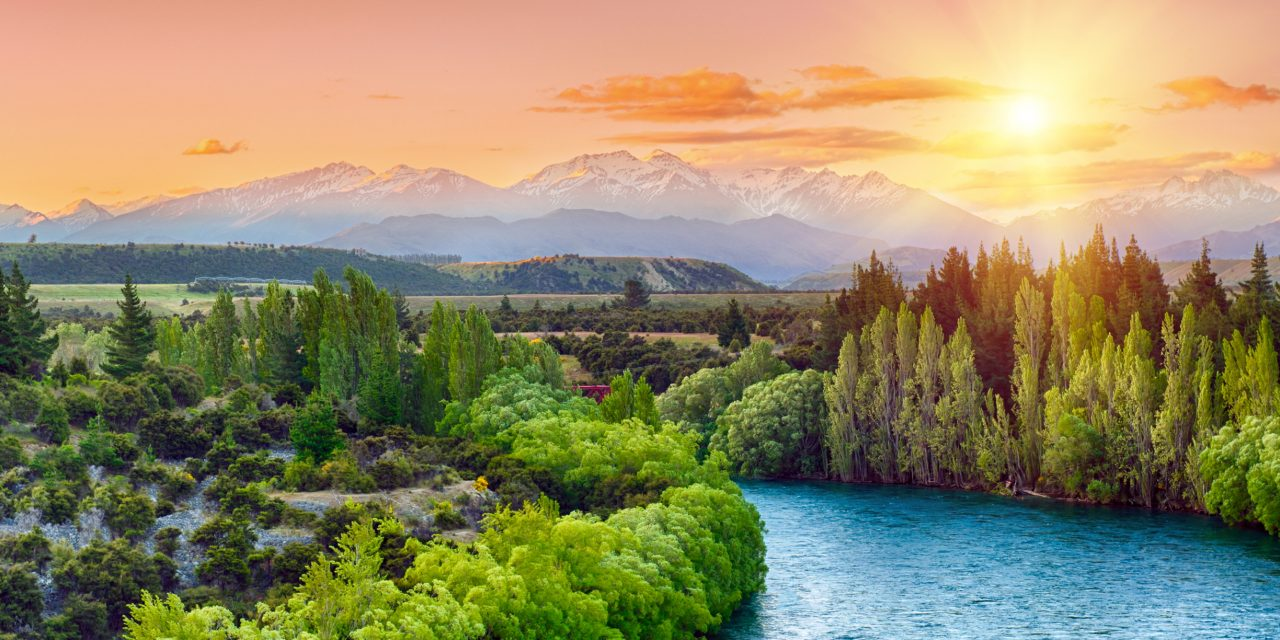
#> input picture bilder/nature.png, 1280 x 640 px, found by its file name
$ jupyter execute widgets_eksempel.ipynb
#> lines starting #> are read from the running program, lines starting #| are printed output that depends on the picture; after the words box and inside, x2 and y2 are one past the last pixel; in counts of white or black regions, pixels touching at a corner belong together
# Widgets: glidebrytere og knapper

Widgets vises under cellen, og når du endrer dem, kjører Python på nytt. Navnene er de samme som i **ipywidgets**, så koden virker også i Google Colab og Jupyter.

Kjør cellene med **Shift+Enter**, og dra i glidebryterne.

[cell 1]
import cv2
import ipywidgets as widgets
from ipywidgets import interact

img = cv2.imread("nature.png")   # fra mappen bilder/
#> img is the input picture: shape (640, 1280, 3); mean B, G, R 102.4, 137.1, 145.6
gray = cv2.cvtColor(img, cv2.COLOR_BGR2GRAY)
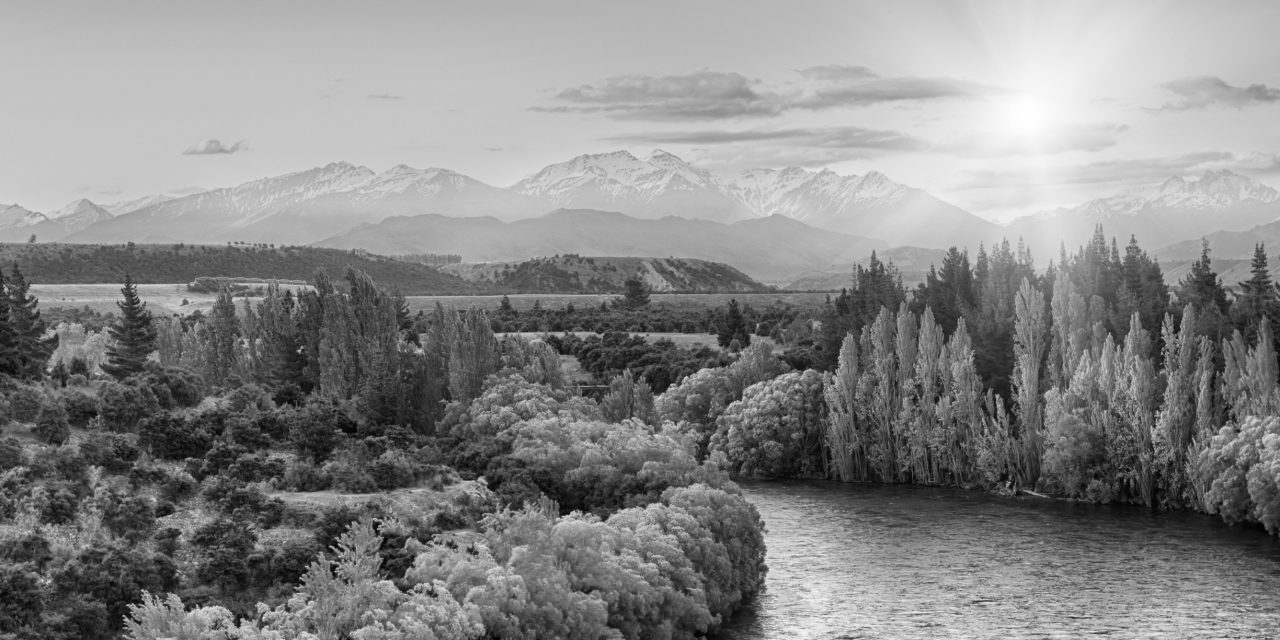
#> gray: shape (640, 1280); min 0, max 255, mean 135.7
#> the sliders are set to thresh = 127, inverter = False, metode = THRESH_BINARY

## interact

`@interact` lager en widget for hvert argument: `(0, 255)` blir en glidebryter, `True`/`False` en avkrysningsboks og en liste en nedtrekksliste. Funksjonen kjører hver gang du endrer noe.

[cell 2]
@interact(thresh=(0, 255), inverter=False, metode=["THRESH_BINARY", "THRESH_TRUNC", "THRESH_TOZERO"])
def terskel(thresh=127, inverter=False, metode="THRESH_BINARY"):
#> called with thresh = 127, inverter = False, metode = 'THRESH_BINARY'
    typ = getattr(cv2, metode)
    if inverter and metode == "THRESH_BINARY":
        typ = cv2.THRESH_BINARY_INV
    _, ut = cv2.threshold(gray, thresh, 255, typ)
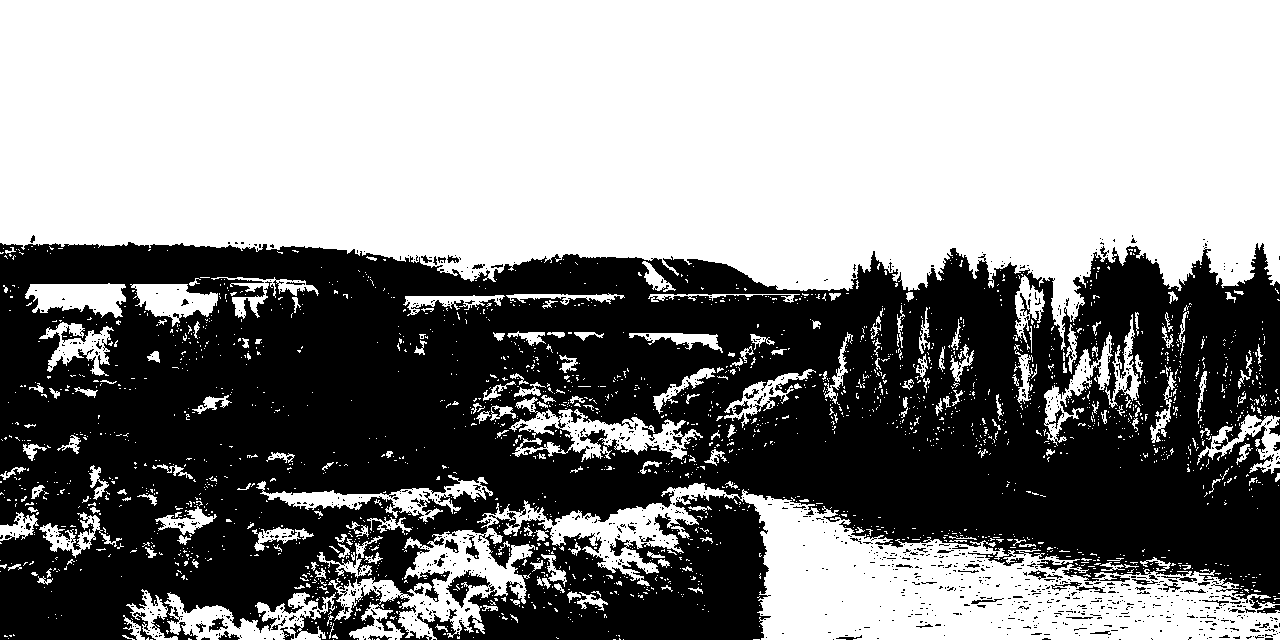
#> ut: shape (640, 1280); 54.4% white; 1159 black regions (1091 under 20 px), largest, box (x1, y1, x2, y2) and area: (0, 242, 1280, 640) 366841, (466, 534, 479, 559) 131, (209, 618, 228, 632) 122
    cv2.imshow("resultat", ut)

## Trackbar som i OpenCV

`cv2.createTrackbar` blir en glidebryter, og callbacken kjører når du drar i den. `cv2.imshow` med samme vindusnavn bytter ut bildet, som i et vanlig OpenCV-vindu.

[cell 3]
def kanter(_):
#> called with _ = 0
    lav = cv2.getTrackbarPos("lav", "Canny")
    hoy = cv2.getTrackbarPos("høy", "Canny")
    cv2.imshow("Canny", cv2.Canny(gray, lav, hoy))
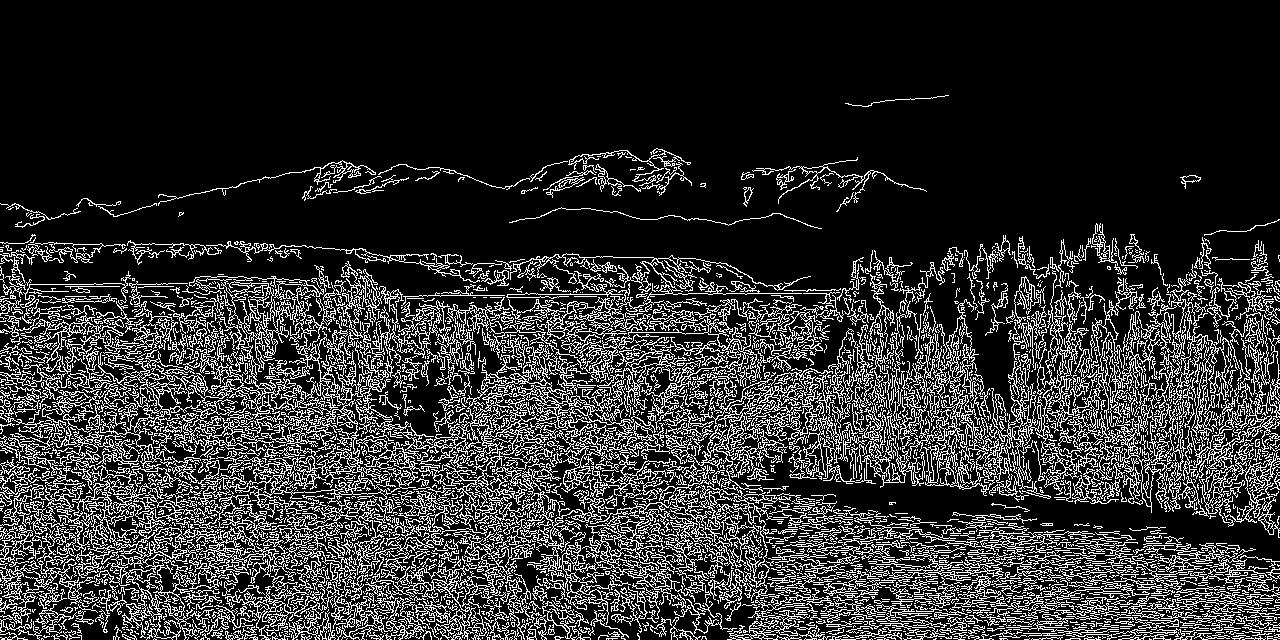
#> window 'Canny': shape (640, 1280); 18.8% white in thin lines or dots, all inside (x1, y1, x2, y2) = (0, 95, 1280, 640)

cv2.namedWindow("Canny")
cv2.createTrackbar("lav", "Canny", 50, 255, kanter)
cv2.createTrackbar("høy", "Canny", 150, 255, kanter)
kanter(0)

$ run again, with bilder/eksempel.png copied over bilder/nature.png
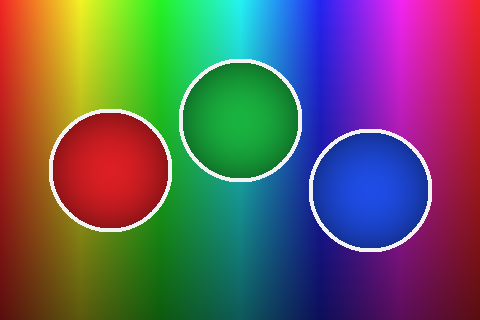
#> input picture bilder/eksempel.png, 480 x 320 px, found by its file name
#> img is the input picture: shape (320, 480, 3); mean B, G, R 95.3, 92.2, 99.9
#> in terskel, `_, ut = cv2.threshold(gray, thresh, 255, typ)`:
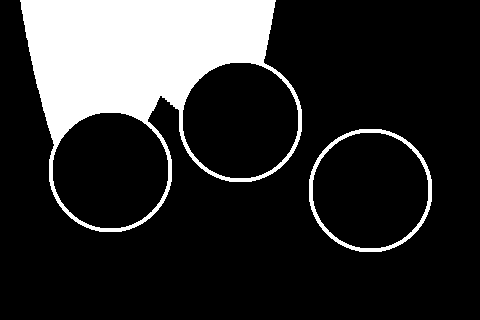
#> ut: shape (320, 480); 18% white; 2 white regions, box (x1, y1, x2, y2) and area: (20, 0, 302, 232) 26165, (309, 129, 432, 252) 1512
#> in kanter, `cv2.imshow("Canny", cv2.Canny(gray, lav, hoy))`:
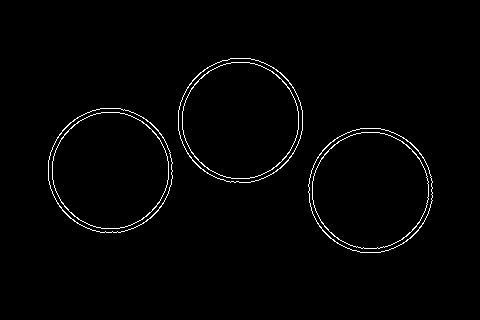
#> window 'Canny': shape (320, 480); 1.5% white in thin lines or dots, all inside (x1, y1, x2, y2) = (48, 58, 433, 253)
